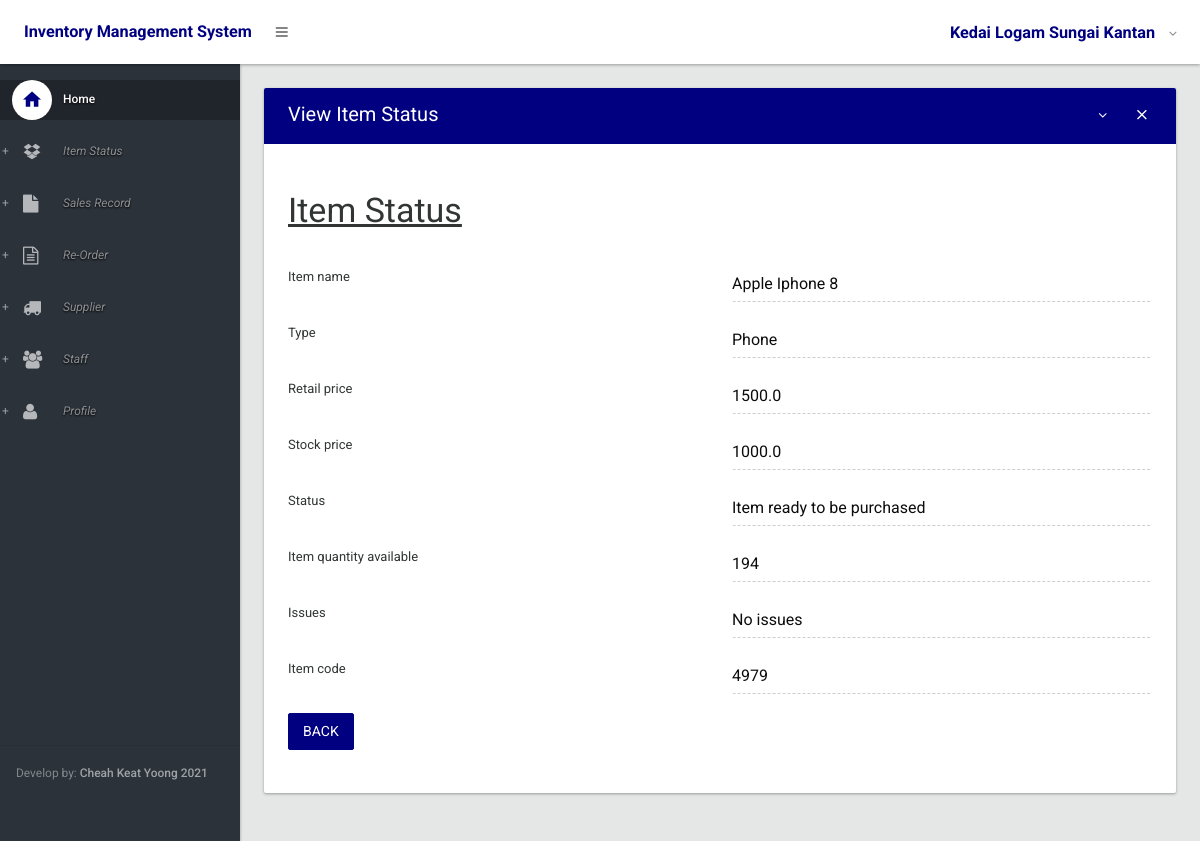
The app's page /items/view_item/4979 (signed in) with its own data.
### inventory/models.py (models this page shows, shortened)
class item_status(models.Model):
    item_code=models.AutoField(primary_key=True,unique=True)
    item_name=models.CharField(max_length=50,blank=True)
    type= models.CharField(max_length=100,blank=True)
    retail_price=models.FloatField()
    stock_price=models.FloatField(null=True)
    choices =({'AVAILABLE','Item ready to be purchased'},{'SOLD','Item Sold'},{'RESTOCKING','Item restocking in few days'})
    status=models.CharField(max_length=50,choices=choices,default="AVAILABLE") #Available,Sold, Restocking
    item_quantity_available=models.IntegerField()
    issues=models.CharField(max_length=100,default="No issues")

### inventory/views/alpha.py (the view)
# urls.py: url(r'^items/view_item/(?P<pk>\d+)$$', view_item_status_reorder, name="view_item_status_reorder"),
@login_required
def view_item_status_reorder(request, pk):
    return readonly_display_item_status(request, pk, 'reorder')

### inventory/forms.py
class view_item_statusForm(forms.ModelForm):
    item_code=forms.CharField(disabled=True)
    item_name=forms.CharField(disabled=True)
    type=forms.CharField(disabled=True)
    retail_price=forms.CharField(disabled=True)
    stock_price=forms.CharField(disabled=True)
    status=forms.CharField(disabled=True)
    item_quantity_available=forms.CharField(disabled=True)
    issues=forms.CharField(disabled=True)
    class Meta:
        model = item_status
        fields = ('item_code', 'item_name', 'type', 'retail_price','stock_price','status','item_quantity_available','issues',)

### inventory/views/alpha.py (called while the page is built)
@login_required
def readonly_display_item_status(request, pk, model):
    item = get_object_or_404(item_status, pk=pk)
    form = view_item_statusForm(request.POST,instance=item)
    if model == 'sales_record':
        model=True
    if model == 'reorder':
        model=False
    if model == 'HomeForm':
        model=None
    return render(request,'inv/view_item.html',context={'form':form,'header': 'Item Status','model':model})

### inventory/templates/inv/view_item.html (shortened to what this page needs)
{% extends 'inv/base.html' %}
{% load widget_tweaks %}
{% block body %}
         <section>
					<div class="section-body">
						<div class="row">
							<div class="col-lg-12">
								<div class="card">
									<div class="card-head style-primary">
										<header>View Item Status</header>
										<div class="tools">
											<a class="btn btn-icon-toggle btn-collapse"><i class="fa fa-angle-down"></i></a>
											<a class="btn btn-icon-toggle btn-close"><i class="md md-close"></i></a>
										</div>
									</div>
									<div class="card-body">
  <form method="POST">
    <h1><u>{{ header }}</u></h1><br>
    {% for field in form %}
     <div class="row">
    <div class="col-sm-6">
        <label for="regular2">{{ field.label }}</label>
       </div>
        <div class="col-sm-6">
         <div class="form-group floating-label">
          {{ field| add_class:'form-control' }}
          </div>
        </div>
      </div>
    {% endfor %}
    <div class="form-group row">
      <div class="col-sm-6">
      {% if model == False %}
      <a href="{% url 'display_reorder'  %}" class="btn btn-primary" role="button" aria-pressed="true" > Back</a>
      {% endif %}
      </div>
    </div>
  </form>
									</div>
								</div>
							</div>
						</div>
					</div>
				</section>
{% endblock %}

### records on screen
item_status: form "Apple Iphone 8" "Phone" "1500.0" "1000.0" "Item ready to be purchased" "194" "No issues" "4979"

### other values on screen
{{ header }} "Item Status"
{{ field.label }} "Item name" "Type" "Retail price" "Stock price" "Status" "Item quantity available" "Issues" "Item code"
